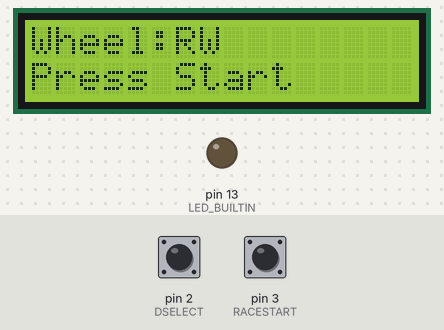
A sketch run on a simulated Arduino Uno, built with avr-gcc and run on an emulated ATmega328P. Shown: 16×2 character LCD, output pins drawn as LEDs (lit = HIGH). The test bench sets the inputs (shaded band); at power-on: pin 2 (DSELECT) HIGH, pin 3 (RACESTART) HIGH. Random numbers use the default seed unless the sketch sets one; what the sketch prints to the serial monitor is not drawn.

Above: at 1.2 s.
1.3 s: pin 2 (DSELECT) pulled LOW for 0.15 s
At 2.2 s:
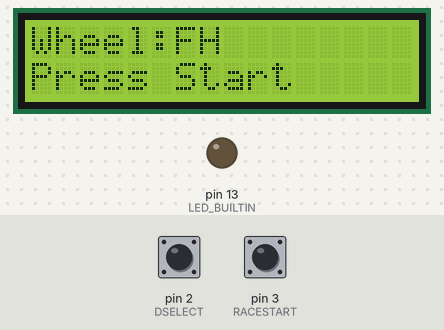
2.9 s: pin 3 (RACESTART) pulled LOW for 0.15 s
At 3.7 s:
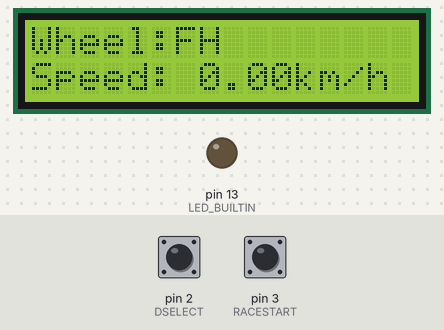
Timing chart, 0 to 5.9 s (numbered marks = the images above; inputs shaded):
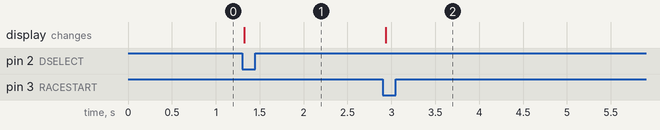

The sketch:

ESP-GPS-Speed.ino
```cpp
#include <SoftwareSerial.h>
#include "TinyGPS++.h"
#include <time.h>
// #include <Wire.h>  // Wire Bibliothek einbinden
#include <LiquidCrystal_I2C.h>
#include <SD.h>
#include <ArduinoJson.h>
#include <Bounce2.h>

//Global defines
#define CS 4
#define DSELECT 2
#define RACESTART 3

//global vars
SoftwareSerial SerialGPS(0, 1);  // RX, TX
TinyGPSPlus gps;
LiquidCrystal_I2C lcd(0x27, 16, 2);

typedef struct {
  int samplingDelay;
  int aggregationCount;
  char drivers[3][3];
} Config;

typedef struct {
  String raceID;      //which race dataset?
  double speedPoint;  //speedpoints in kph --> max 15min recording
  int iPoint;
} SpeedPoint;

typedef struct {
  String raceID;     //which race dataset?
  String driver;     //driver
  time_t startTime;  //startTime of measurement
  time_t endTime;    //endTime of measurement
  int iPoints = 0;   //SpeedPoint Counter
  // double maxSpeed = 0;  //max speed // to expensive to read all data from filestore
  // double avgSpeed = 0;  //avg speed
} RaceSet;

//global vars
// volatile int sStat2 = 0;  //Interrupt status Pin2
// volatile int sStat3 = 0;  //Interrupt status Pin3
Config conf;
RaceSet race;
int currentDriver;
boolean raceRunning = false;

Bounce DSelect = Bounce();
Bounce RaceStart = Bounce();

void setup() {
  pinMode(LED_BUILTIN, OUTPUT);
  pinMode(DSELECT, INPUT_PULLUP);
  pinMode(RACESTART, INPUT_PULLUP);

  DSelect.attach(DSELECT);
  DSelect.interval(5);
  RaceStart.attach(RACESTART);
  RaceStart.interval(5);

  Serial.begin(115200);
  // while (!Serial) continue;  // wait for serial port to connect. Needed for native USB port only
  Serial.println("---");

  //init GPS (serial connection)
  SerialGPS.begin(9600);

  initConf();
  currentDriver = 0;

  lcd.init();
  lcd.backlight();

  //print initial data to lcd
  printLCD(0.0);
}

void loop() {
  // sStat2 = digitalRead(DSELECT);
  // sStat3 = digitalRead()

  if (raceRunning) {
    SpeedPoint sp;
    measureSpeed(&sp);
    printLCD(sp.speedPoint);

    // //@TODO Write to SD card
    // Serial.print("\nRaceID: ");
    // Serial.print(race.raceID);
    // Serial.print("\nDriver: ");
    // Serial.print(race.driver);
    // Serial.print("\nKM/H: ");
    // Serial.print(sp.speedPoint);
    // // Serial.print("\nMax KM/H: ");
    // // Serial.print(race.maxSpeed);
    // // Serial.print("\nAvg KM/H: ");
    // // Serial.print(race.avgSpeed);
    // Serial.print("\nPoint Count: ");
    // Serial.println(race.iPoints);

    // // delay(conf.samplingDelay);
    // digitalWrite(LED_BUILTIN, LOW);
  }

  RaceStart.update();
  if (RaceStart.fallingEdge()) startEndRace();
  DSelect.update();
  if (DSelect.fallingEdge()) switchDriver();
}

void writeRaceSetJsonFile(RaceSet* race, boolean overwrite) {
  char path[13];
  strcpy(path, race->raceID.c_str());
  strcat(path, ".json");
  StaticJsonDocument<128> raceJson;

  Serial.print("path: ");
  Serial.println(path);

  //TODO Map
  raceJson["raceID"] = race->raceID;
  raceJson["driver"] = race->driver;
  raceJson["startTime"] = race->startTime;
  raceJson["endTime"] = race->endTime;
  raceJson["iPoints"] = race->iPoints;
  // raceJson["maxSpeed"] = race->maxSpeed;
  // raceJson["avgSpeed"] = race->avgSpeed;

  writeJsonFile(path, &raceJson, overwrite);
}
void writeSpeedpointToRaceFile(SpeedPoint* speedo) {
  char path[13];
  strcpy(path, race.raceID.c_str());
  strcat(path, ".json");

  StaticJsonDocument<64> speedoJson;
  speedoJson["raceID"] = speedo->raceID;
  speedoJson["speedPoint"] = speedo->speedPoint;
  speedoJson["iPoint"] = speedo->iPoint;

  writeJsonFile(path, &speedoJson, true);
}

//write to file overwrite: true -> overwrite, false -> append
void writeJsonFile(char* path, JsonDocument* fileJson, boolean overwrite) {
  // StaticJsonDocument<size> fileJson;
  //init SD card
  boolean sdCheck = SD.begin(CS);
  if (!sdCheck) {
    Serial.println("SD Card open failed");
  }

  File file;
  switch (overwrite) {
    case true:
      file = SD.open(path, FILE_WRITE);
      break;
    case false:
      file = SD.open(path, O_APPEND);
      break;
  }


  if (!file) {
    digitalWrite(LED_BUILTIN, HIGH);
    Serial.println("Err read file");
  }

  DeserializationError error = serializeJson(*fileJson, file);  //"{'drivers': ['Robin', 'Florian', 'Nils', 'Tim'], 'samplingHz': 1}");

  if (error) {
    digitalWrite(LED_BUILTIN, HIGH);
    Serial.println("Err file to json");
  }

  file.close();
  SD.end();
}

// read & deserialize json file
// void readJsonFile(char* path, JsonDocument* fileJson) {
//   // Serial.print("Read file: ");
//   // Serial.print(path);
//   // Serial.print(" - existing: ");
//   // Serial.println(SD.exists(path));

//  //init SD card
//   boolean sdCheck = SD.begin(CS);
//   if (!sdCheck) {
//     Serial.println("SD Card open failed");
//   }

//   File file = SD.open(path, FILE_READ);

//   if (!file) {
//     digitalWrite(LED_BUILTIN, HIGH);
//     Serial.println("Err read file");
//   }

//   DeserializationError error = deserializeJson(*fileJson, file);  //"{'drivers': ['Robin', 'Florian', 'Nils', 'Tim'], 'samplingHz': 1}");

//   if (error) {
//     digitalWrite(LED_BUILTIN, HIGH);
//     Serial.println("Err file to json");
//   }
//   file.close();
//   SD.end();
// }

//read config
void initConf() {
  conf.samplingDelay = 500;
  conf.aggregationCount = 10;
  for (int i = 0; i < 3; i++) {
    switch (i) {
      case 0:
        strcpy(conf.drivers[i], "RW");
        break;
      case 1:
        strcpy(conf.drivers[i], "FH");
        break;
      case 2:
        strcpy(conf.drivers[i], "NK");
        break;
    }
  }
}


void measureSpeed(SpeedPoint* speedo) {
  // Serial.println("Start GPS measure");
  if (SerialGPS.available()) {
    double sum = 0.0;
    for (int i = 0; i < conf.aggregationCount; i++) {
      sum += gps.speed.kmph();
      delay(conf.samplingDelay);
    }

    speedo->speedPoint = sum / conf.aggregationCount;
    speedo->iPoint = race.iPoints++;
    //race->maxSpeed = findMax(speedo->speedPoints, speedo->iPoints);
    //speedo->avgSpeed = calcAvg(speedo->speedPoints, speedo->iPoints);
  } else {
    // Serial.println("No GPS available");
    digitalWrite(LED_BUILTIN, HIGH);
  }
}

// double findMax(double inputArray[], int* size) {
//   // assert(inputArray && size);
//   double max = inputArray[0];
//   for (int i = 1; i < size; i++) {
//     if (inputArray[i] > max) {
//       max = inputArray[i];
//     }
//   }
//   return max;
// }

// double calcAvg(double inputArray[], int* size) {
//   double sum = 0;
//   for (int i = 0; i < size; i++) {
//     sum = sum + inputArray[i];
//   }
//   return sum / *size;
// }

void buildGPSDateTime(char* string) {
  TinyGPSDate d = gps.date;
  TinyGPSTime t = gps.time;

  sprintf(string, "%04d-%02d-%02dT%02d:%02d:%02d.000Z", d.year(), d.month(), d.day(), t.hour(), t.minute(), t.second());
}

void printLCD(double speed) {
  Serial.print("Print LCD: ");
  Serial.print(conf.drivers[currentDriver]);
  Serial.print(" - race: ");
  Serial.println(raceRunning);


  lcd.clear();
  // delay(5000);
  lcd.setCursor(0, 0);
  lcd.print("Wheel:");
  lcd.print(conf.drivers[currentDriver]);

  lcd.setCursor(0, 1);
  if (raceRunning) {
    lcd.print("Speed: ");
    lcd.print(speed);
    lcd.print("km/h");
  } else {
    lcd.print("Press Start");
  }
}

/**********************
** Interrupt methods **
**********************/
void startEndRace() {
  if (!raceRunning) {
    //TODO: new Raceset --> driver, starttime
    //TODO: trigger via interrupt

    race.driver = conf.drivers[currentDriver];
    race.raceID = random(0, 1000000);
    buildGPSDateTime(race.startTime);
    raceRunning = true;
    // Serial.print("Start race");
  } else {
    //TODO: finish Raceset --> endtime, calc's, write to file
    //TODO: trigger via interrupt
    raceRunning = false;
    buildGPSDateTime(race.startTime);
    writeRaceSetJsonFile(&race, true);
    // Serial.print("End race");

    SerialGPS.end();
  }
  printLCD(0.0);
}

void switchDriver() {
  // Serial.print("Switch driver ");
  if (raceRunning) return;

  if (currentDriver == 2) {
    currentDriver = 0;
  } else {
    currentDriver++;
  }
  // Serial.println(conf.drivers[currentDriver]);
  printLCD(0.0);
}
```

Measured:
- after the input at 1.3 s, the display: changes at once (image 1)
- after the input at 2.9 s, the display: changes at once (image 2)
